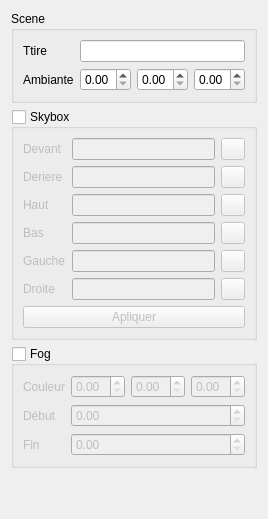
      <widget class="QWidget" name="tab_3">
       <attribute name="title">
        <string>Environement</string>
       </attribute>
       <layout class="QVBoxLayout" name="verticalLayout_2">
        <item>
         <widget class="QGroupBox" name="groupBox_6">
          <property name="title">
           <string>Scene</string>
          </property>
          <property name="flat">
           <bool>false</bool>
          </property>
          <layout class="QFormLayout" name="formLayout">
           <item row="0" column="0">
            <widget class="QLabel" name="label_31">
             <property name="text">
              <string>Ttire</string>
             </property>
            </widget>
           </item>
           <item row="0" column="1">
            <widget class="QLineEdit" name="env_title"/>
           </item>
           <item row="1" column="1">
            <layout class="QHBoxLayout" name="horizontalLayout_22">
             <item>
              <widget class="QDoubleSpinBox" name="env_ambient_x">
               <property name="maximum">
                <double>1.000000000000000</double>
               </property>
               <property name="singleStep">
                <double>0.100000000000000</double>
               </property>
              </widget>
             </item>
             <item>
              <widget class="QDoubleSpinBox" name="env_ambient_y">
               <property name="maximum">
                <double>1.000000000000000</double>
               </property>
               <property name="singleStep">
                <double>0.100000000000000</double>
               </property>
              </widget>
             </item>
             <item>
              <widget class="QDoubleSpinBox" name="env_ambient_z">
               <property name="maximum">
                <double>1.000000000000000</double>
               </property>
               <property name="singleStep">
                <double>0.100000000000000</double>
               </property>
              </widget>
             </item>
            </layout>
           </item>
           <item row="1" column="0">
            <widget class="QLabel" name="label_32">
             <property name="text">
              <string>Ambiante</string>
             </property>
            </widget>
           </item>
          </layout>
         </widget>
        </item>
        <item>
         <widget class="QGroupBox" name="skybox_enable">
          <property name="enabled">
           <bool>true</bool>
          </property>
          <property name="title">
           <string>Skybox</string>
          </property>
          <property name="checkable">
           <bool>true</bool>
          </property>
          <property name="checked">
           <bool>false</bool>
          </property>
          <layout class="QFormLayout" name="formLayout_5">
           <item row="0" column="0">
            <widget class="QLabel" name="label_13">
             <property name="text">
              <string>Devant</string>
             </property>
            </widget>
           </item>
           <item row="0" column="1">
            <layout class="QHBoxLayout" name="horizontalLayout_16" stretch="6,1">
             <item>
              <widget class="QLineEdit" name="skybox_front"/>
             </item>
             <item>
              <widget class="QPushButton" name="skybox_front_browse">
               <property name="sizePolicy">
                <sizepolicy hsizetype="Ignored" vsizetype="Fixed">
                 <horstretch>0</horstretch>
                 <verstretch>0</verstretch>
                </sizepolicy>
               </property>
               <property name="text">
                <string/>
               </property>
               <property name="icon">
                <iconset resource="ressource.qrc">
                 <normaloff>:/Icons/icons/explore.png</normaloff>:/Icons/icons/explore.png</iconset>
               </property>
              </widget>
             </item>
            </layout>
           </item>
           <item row="1" column="0">
            <widget class="QLabel" name="label_14">
             <property name="text">
              <string>Deriere</string>
             </property>
            </widget>
           </item>
           <item row="1" column="1">
            <layout class="QHBoxLayout" name="horizontalLayout_15" stretch="6,1">
             <item>
              <widget class="QLineEdit" name="skybox_back"/>
             </item>
             <item>
              <widget class="QPushButton" name="skybox_back_browse">
               <property name="sizePolicy">
                <sizepolicy hsizetype="Ignored" vsizetype="Fixed">
                 <horstretch>0</horstretch>
                 <verstretch>0</verstretch>
                </sizepolicy>
               </property>
               <property name="text">
                <string/>
               </property>
               <property name="icon">
                <iconset resource="ressource.qrc">
                 <normaloff>:/Icons/icons/explore.png</normaloff>:/Icons/icons/explore.png</iconset>
               </property>
              </widget>
             </item>
            </layout>
           </item>
           <item row="2" column="0">
            <widget class="QLabel" name="label_22">
             <property name="text">
              <string>Haut</string>
             </property>
            </widget>
           </item>
           <item row="2" column="1">
            <layout class="QHBoxLayout" name="horizontalLayout_14" stretch="6,1">
             <item>
              <widget class="QLineEdit" name="skybox_top"/>
             </item>
             <item>
              <widget class="QPushButton" name="skybox_top_browse">
               <property name="sizePolicy">
                <sizepolicy hsizetype="Ignored" vsizetype="Fixed">
                 <horstretch>0</horstretch>
                 <verstretch>0</verstretch>
                </sizepolicy>
               </property>
               <property name="text">
                <string/>
               </property>
               <property name="icon">
                <iconset resource="ressource.qrc">
                 <normaloff>:/Icons/icons/explore.png</normaloff>:/Icons/icons/explore.png</iconset>
               </property>
              </widget>
             </item>
            </layout>
           </item>
           <item row="3" column="0">
            <widget class="QLabel" name="label_27">
             <property name="text">
              <string>Bas</string>
             </property>
            </widget>
           </item>
           <item row="3" column="1">
            <layout class="QHBoxLayout" name="horizontalLayout_4" stretch="6,1">
             <item>
              <widget class="QLineEdit" name="skybox_bottom"/>
             </item>
             <item>
              <widget class="QPushButton" name="skybox_bottom_browse">
               <property name="sizePolicy">
                <sizepolicy hsizetype="Ignored" vsizetype="Fixed">
                 <horstretch>0</horstretch>
                 <verstretch>0</verstretch>
                </sizepolicy>
               </property>
               <property name="text">
                <string/>
               </property>
               <property name="icon">
                <iconset resource="ressource.qrc">
                 <normaloff>:/Icons/icons/explore.png</normaloff>:/Icons/icons/explore.png</iconset>
               </property>
              </widget>
             </item>
            </layout>
           </item>
           <item row="4" column="0">
            <widget class="QLabel" name="label_28">
             <property name="text">
              <string>Gauche</string>
             </property>
            </widget>
           </item>
           <item row="4" column="1">
            <layout class="QHBoxLayout" name="horizontalLayout_6" stretch="6,1">
             <item>
              <widget class="QLineEdit" name="skybox_left"/>
             </item>
             <item>
              <widget class="QPushButton" name="skybox_left_browse">
               <property name="sizePolicy">
                <sizepolicy hsizetype="Ignored" vsizetype="Fixed">
                 <horstretch>0</horstretch>
                 <verstretch>0</verstretch>
                </sizepolicy>
               </property>
               <property name="text">
                <string/>
               </property>
               <property name="icon">
                <iconset resource="ressource.qrc">
                 <normaloff>:/Icons/icons/explore.png</normaloff>:/Icons/icons/explore.png</iconset>
               </property>
              </widget>
             </item>
            </layout>
           </item>
           <item row="5" column="0">
            <widget class="QLabel" name="label_29">
             <property name="text">
              <string>Droite</string>
             </property>
            </widget>
           </item>
           <item row="5" column="1">
            <layout class="QHBoxLayout" name="horizontalLayout_5" stretch="6,1">
             <item>
              <widget class="QLineEdit" name="skybox_right"/>
             </item>
             <item>
              <widget class="QPushButton" name="skybox_right_browse">
               <property name="sizePolicy">
                <sizepolicy hsizetype="Ignored" vsizetype="Fixed">
                 <horstretch>0</horstretch>
                 <verstretch>0</verstretch>
                </sizepolicy>
               </property>
               <property name="text">
                <string/>
               </property>
               <property name="icon">
                <iconset resource="ressource.qrc">
                 <normaloff>:/Icons/icons/explore.png</normaloff>:/Icons/icons/explore.png</iconset>
               </property>
              </widget>
             </item>
            </layout>
           </item>
           <item row="7" column="0" colspan="2">
            <layout class="QHBoxLayout" name="horizontalLayout_13">
             <item>
              <widget class="QPushButton" name="skybox_apply">
               <property name="text">
                <string>Apliquer</string>
               </property>
               <property name="icon">
                <iconset resource="ressource.qrc">
                 <normaloff>:/Icons/icons/accept.png</normaloff>:/Icons/icons/accept.png</iconset>
               </property>
              </widget>
             </item>
            </layout>
           </item>
          </layout>
         </widget>
        </item>
        <item>
         <widget class="QGroupBox" name="fog_enable">
          <property name="enabled">
           <bool>true</bool>
          </property>
          <property name="title">
           <string>Fog</string>
          </property>
          <property name="checkable">
           <bool>true</bool>
          </property>
          <property name="checked">
           <bool>false</bool>
          </property>
          <layout class="QFormLayout" name="formLayout_6">
           <property name="fieldGrowthPolicy">
            <enum>QFormLayout::AllNonFixedFieldsGrow</enum>
           </property>
           <item row="0" column="0">
            <widget class="QLabel" name="label_3">
             <property name="text">
              <string>Couleur</string>
             </property>
            </widget>
           </item>
           <item row="0" column="1">
            <layout class="QHBoxLayout" name="horizontalLayout_17">
             <item>
              <widget class="QDoubleSpinBox" name="fog_x">
               <property name="maximum">
                <double>1.000000000000000</double>
               </property>
               <property name="singleStep">
                <double>0.100000000000000</double>
               </property>
              </widget>
             </item>
             <item>
              <widget class="QDoubleSpinBox" name="fog_y">
               <property name="maximum">
                <double>1.000000000000000</double>
               </property>
               <property name="singleStep">
                <double>0.100000000000000</double>
               </property>
              </widget>
             </item>
             <item>
              <widget class="QDoubleSpinBox" name="fog_z">
               <property name="maximum">
                <double>1.000000000000000</double>
               </property>
               <property name="singleStep">
                <double>0.100000000000000</double>
               </property>
              </widget>
             </item>
            </layout>
           </item>
           <item row="1" column="0">
            <widget class="QLabel" name="label_5">
             <property name="text">
              <string>Début</string>
             </property>
            </widget>
           </item>
           <item row="1" column="1">
            <widget class="QDoubleSpinBox" name="fog_start">
             <property name="maximum">
              <double>1024.000000000000000</double>
             </property>
             <property name="singleStep">
              <double>0.100000000000000</double>
             </property>
            </widget>
           </item>
           <item row="2" column="0">
            <widget class="QLabel" name="label_4">
             <property name="text">
              <string>Fin</string>
             </property>
            </widget>
           </item>
           <item row="2" column="1">
            <widget class="QDoubleSpinBox" name="fog_end">
             <property name="prefix">
              <string/>
             </property>
             <property name="maximum">
              <double>1024.000000000000000</double>
             </property>
             <property name="singleStep">
              <double>0.100000000000000</double>
             </property>
            </widget>
           </item>
          </layout>
         </widget>
        </item>
        <item>
         <spacer name="verticalSpacer_5">
          <property name="orientation">
           <enum>Qt::Vertical</enum>
          </property>
          <property name="sizeHint" stdset="0">
           <size>
            <width>20</width>
            <height>40</height>
           </size>
          </property>
         </spacer>
        </item>
       </layout>
      </widget>
